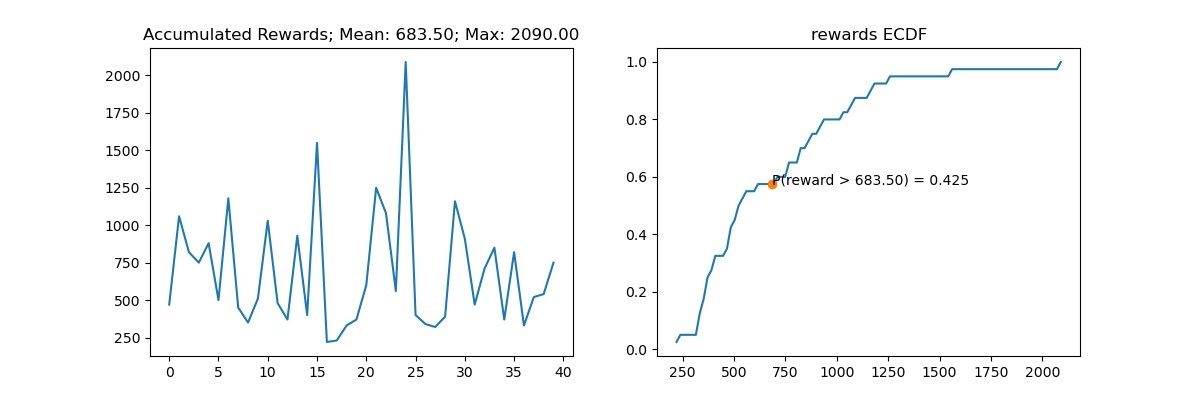

Here is the Python script that generated this plot:
import os
import time
import numpy as np

from memory import Memory
from net import Net
from env import Env
from train import Train

import statsmodels.api as sm
import matplotlib.pyplot as plt

#修改进程工作目录
PROCESS_PATH = '/Users/newwenshun/Desktop/数据工程实践/project/'
os.chdir(PROCESS_PATH)


env = Env('MsPacman-v0')
env.reset()

memory = Memory(80)

path = 'results/moduleV3.pkl'
train = Train(env, memory, path)


epoch = 40

rewards = []
accreward = 0.0

index = 0

while(index < epoch):
    reward, done = train.predict()
    accreward += reward
    if done:
        rewards.append(accreward)
        print(accreward)
        accreward = 0
        index += 1
        train.reset()

plt.figure(figsize=(12, 4))

plt.subplot(121)

r = np.array(rewards)
mean = np.mean(r)
m = np.max(r)
plt.title("Accumulated Rewards; Mean: %.2f; Max: %.2f"%(mean, m))
plt.plot(rewards)

plt.subplot(122)

ecdf = sm.distributions.ECDF(r)

x = np.linspace(np.min(r), np.max(r), num=100)
y = ecdf(x)
plt.title("rewards ECDF")
plt.plot(x, y)
plt.plot([np.mean(r)], [ecdf(np.mean(r))], 'o')

plt.text(np.mean(r), ecdf(np.mean(r)), 'P(reward > %.2f) = %.3f'%(np.mean(r), 1-ecdf(np.mean(r))))

plt.savefig('predict.jpg')